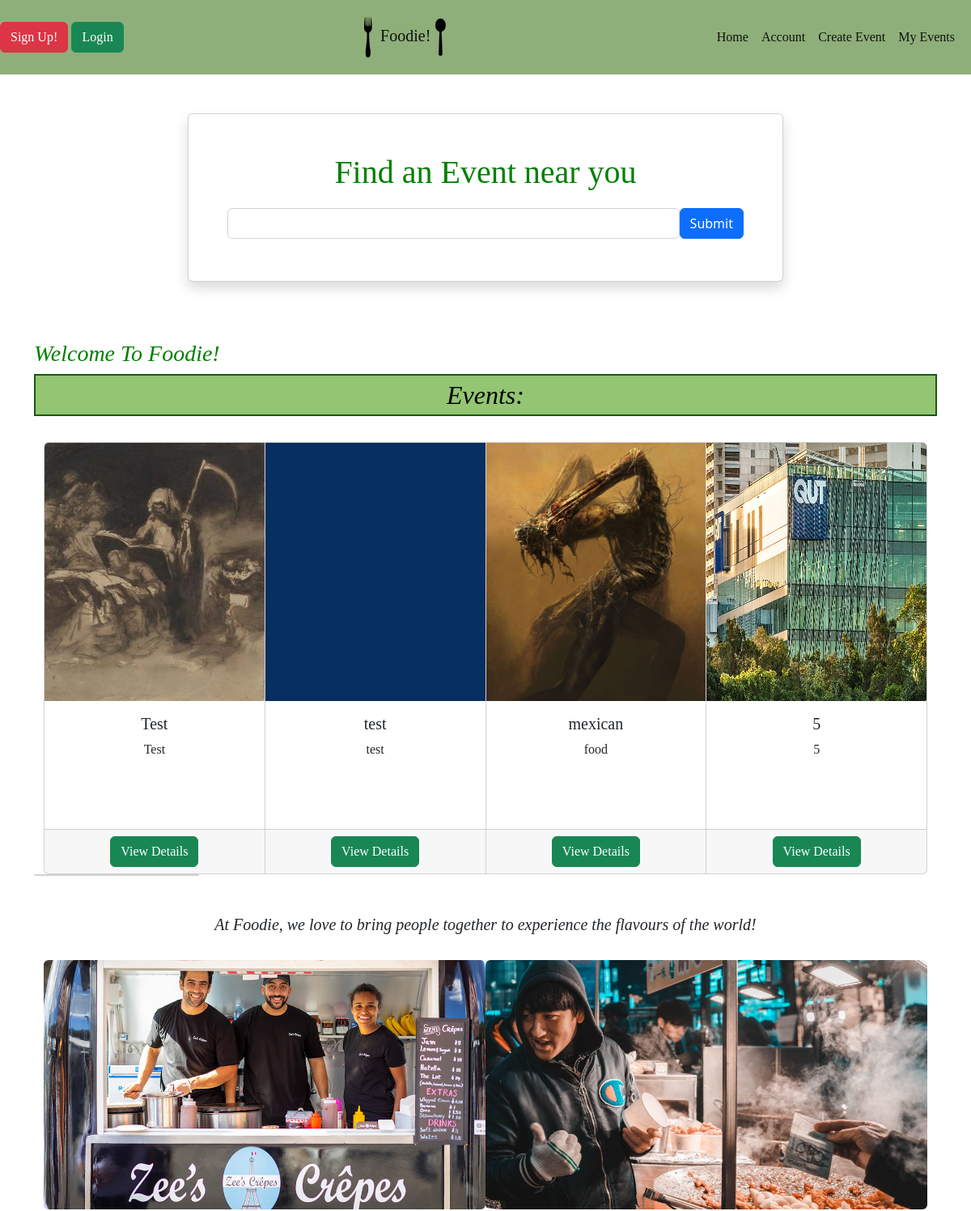
Before: / (upper part) with the older database file.
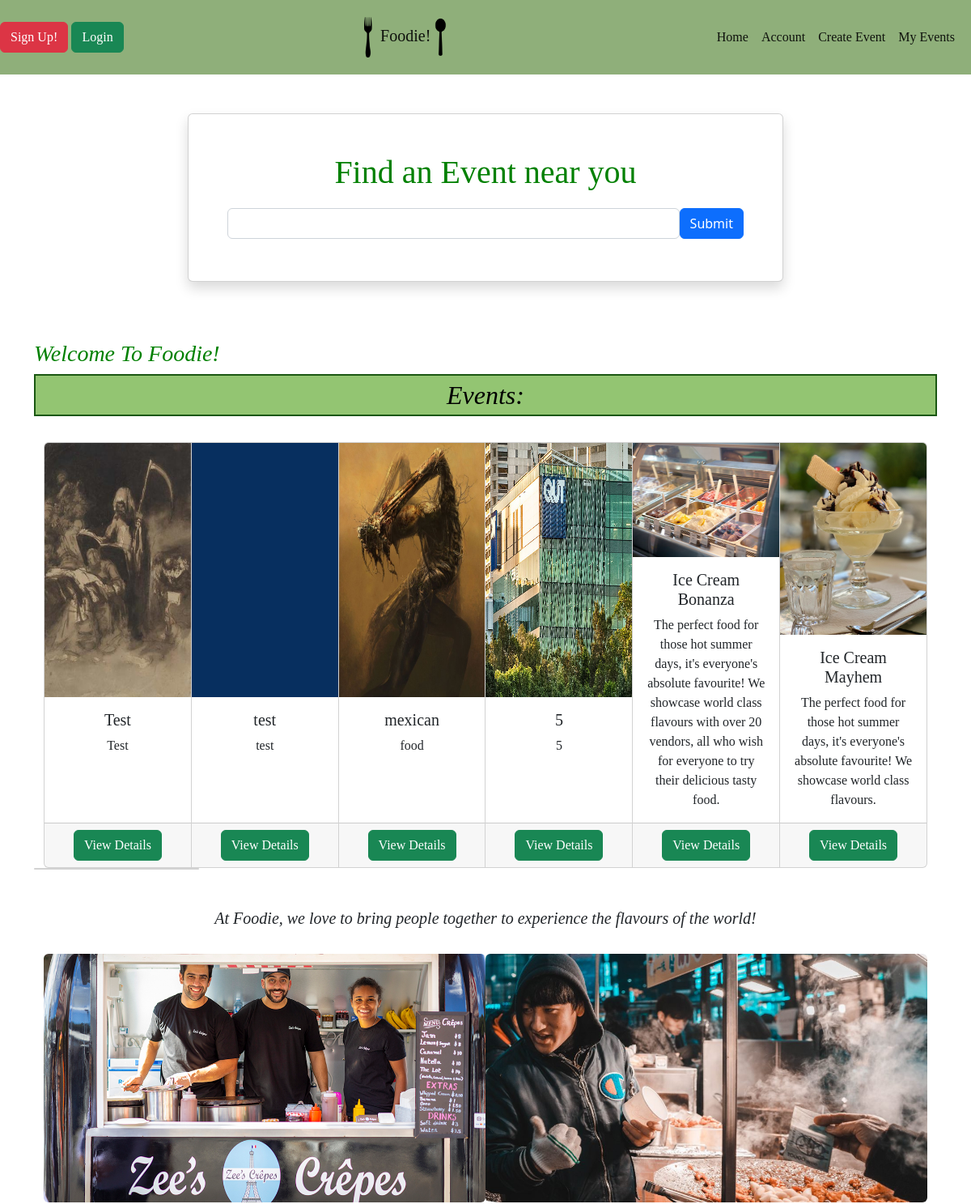
After: the same page with the newer database file.
### models.py (models this page shows, shortened)
class Event(db.Model):
    __tablename__ = 'events'
    id = db.Column(db.Integer, primary_key=True)
    owner_id = db.Column(db.Integer, db.ForeignKey('users.id'))
    name = db.Column(db.String(100))
    status = db.Column(db.Integer)
    description = db.Column(db.String(1000))
    date_start = db.Column(db.String(20))
    date_end = db.Column(db.String(20))
    image = db.Column(db.String(400))
    time_start = db.Column(db.String(10))
    time_end = db.Column(db.String(10))
    address = db.Column(db.String(100))
    city = db.Column(db.String(50))
    state = db.Column(db.String(50))
    zip = db.Column(db.String(6))
    capacity = db.Column(db.Integer)
    ticket_price = db.Column(db.Integer)
    reviews = db.relationship('Review', backref='event')

### views.py (the view)
@mainbp.route('/')
def index():
    events = Event.query.filter_by().all()
    return render_template('index.html', events=events)

### templates/index.html (shortened to what this page needs)
{% extends "base.html" %}
{% block header %}
<div class="container">
  <div class="row justify-content-center mt-5 pb-4">
    <div class="col-md-8">
      <div class="card shadow p-5 mb-5">
        <h1 class="text-center mb-3">Find an Event near you</h1>
        <form class="form-inline d-flex flex-nowrap" action="{{url_for('main.search')}}">
          <input type="text" name="search" class="form-control flex-grow-1 my-1 mr-sm-2" id="SearchForm">
          <button type="submit" class="flex-shrink-1 btn btn-primary my-1">Submit</button>
        </form>
      </div>
    </div>
  </div>
</div>
{% endblock %}
{% block content %}
<div class="container">
  <h3><em>Welcome To Foodie!</em></h3>
  <h2><em>Events:</em></h2>
  <br>
  <div class="container-fluid">
  <div class="card-group">
    {% for event in events %}
    <div class="card">
      <img class="card-img-top" src={{event.image}} alt="event picture">
      <div class="card-body">
        <h5 class="card-title">{{event.name}}</h5>
        <p class="card-text">{{event.description}}</p>
      </div>
      <div class="card-footer"><a href="{{url_for('event.show', id=event.id)}}" class="btn btn-success">View Details</a>
      </div>
    </div>
    {% endfor %}
  </div>
</div>
  <div class="row row-cols-1 row-cols-md-5 g-4">
    <div class="col">
      <div class="card h-100">
        </div>
      </div>
    </div>
  </div>
  <br>
  <br>
  <h5><em>At Foodie, we love to bring people together to experience the flavours of the world!</em></h5>
  <br>
<div class="container">
  <div class="container">
    <div class="row">
      <div class="col">
        <img src="..\static\img\zee's.jpg" height="100%" width="50%" class="rounded float-start">
        <img src="..\static\img\vend2.jpg" height="100%" width="50%" class="rounded float-end">
      </div>
    </div>
  </div>
  <br>
  <br>
</div>
{% endblock %}

Changed rows visible on the page:
added Event: image (picture), name "Ice Cream Bonanza", description "The perfect food for those hot summer days, it's everyone's absolute favourite! We showcase world class flavours with over 20 vendors, all who wish for everyone to try their delicious tasty food."
added Event: image (picture), name "Ice Cream Mayhem", description "The perfect food for those hot summer days, it's everyone's absolute favourite! We showcase world class flavours."
